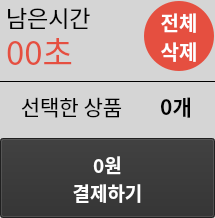
       <widget class="QWidget" name="widget" native="true">
        <property name="geometry">
         <rect>
          <x>544</x>
          <y>796</y>
          <width>215</width>
          <height>218</height>
         </rect>
        </property>
        <property name="styleSheet">
         <string notr="true">background-color: rgb(213, 213, 213);</string>
        </property>
        <widget class="QPushButton" name="payment_admit_btn">
         <property name="geometry">
          <rect>
           <x>0</x>
           <y>138</y>
           <width>215</width>
           <height>80</height>
          </rect>
         </property>
         <property name="font">
          <font>
           <family>Pretendard SemiBold</family>
           <pointsize>14</pointsize>
           <weight>75</weight>
           <bold>true</bold>
          </font>
         </property>
         <property name="focusPolicy">
          <enum>Qt::WheelFocus</enum>
         </property>
         <property name="styleSheet">
          <string notr="true">background-color: rgb(45, 45, 45);
color:white;</string>
         </property>
         <property name="text">
          <string>0원
결제하기</string>
         </property>
         <property name="icon">
          <iconset>
           <normaloff>img/qt자료/insert-card (1).png</normaloff>img/qt자료/insert-card (1).png</iconset>
         </property>
         <property name="iconSize">
          <size>
           <width>40</width>
           <height>40</height>
          </size>
         </property>
        </widget>
        <widget class="QLabel" name="shopping_count_label">
         <property name="geometry">
          <rect>
           <x>0</x>
           <y>90</y>
           <width>143</width>
           <height>31</height>
          </rect>
         </property>
         <property name="font">
          <font>
           <family>Pretendard SemiBold</family>
           <pointsize>16</pointsize>
           <weight>50</weight>
           <italic>false</italic>
           <bold>false</bold>
          </font>
         </property>
         <property name="styleSheet">
          <string notr="true"/>
         </property>
         <property name="text">
          <string>선택한 상품</string>
         </property>
         <property name="alignment">
          <set>Qt::AlignCenter</set>
         </property>
        </widget>
        <widget class="QPushButton" name="all_remove_label">
         <property name="geometry">
          <rect>
           <x>144</x>
           <y>1</y>
           <width>70</width>
           <height>70</height>
          </rect>
         </property>
         <property name="font">
          <font>
           <family>Pretendard ExtraBold</family>
           <pointsize>15</pointsize>
           <weight>75</weight>
           <bold>true</bold>
          </font>
         </property>
         <property name="styleSheet">
          <string notr="true">background-color: rgb(229, 79, 64);
border-radius: 35px;
color:white;</string>
         </property>
         <property name="text">
          <string>전체
삭제</string>
         </property>
        </widget>
        <widget class="QLabel" name="left_time_label">
         <property name="geometry">
          <rect>
           <x>6</x>
           <y>1</y>
           <width>101</width>
           <height>31</height>
          </rect>
         </property>
         <property name="font">
          <font>
           <family>Pretendard SemiBold</family>
           <pointsize>17</pointsize>
           <weight>7</weight>
           <italic>false</italic>
           <bold>false</bold>
          </font>
         </property>
         <property name="styleSheet">
          <string notr="true">font: 63 17pt &quot;Pretendard SemiBold&quot;;</string>
         </property>
         <property name="text">
          <string>남은시간</string>
         </property>
        </widget>
        <widget class="QLabel" name="timer_label">
         <property name="geometry">
          <rect>
           <x>6</x>
           <y>30</y>
           <width>121</width>
           <height>41</height>
          </rect>
         </property>
         <property name="font">
          <font>
           <family>Pretendard ExtraBold</family>
           <pointsize>25</pointsize>
          </font>
         </property>
         <property name="styleSheet">
          <string notr="true">color: rgb(229, 79, 64);
</string>
         </property>
         <property name="text">
          <string>00초</string>
         </property>
        </widget>
        <widget class="QLabel" name="label">
         <property name="geometry">
          <rect>
           <x>140</x>
           <y>90</y>
           <width>72</width>
           <height>31</height>
          </rect>
         </property>
         <property name="font">
          <font>
           <family>Pretendard SemiBold</family>
           <pointsize>16</pointsize>
           <weight>75</weight>
           <bold>true</bold>
          </font>
         </property>
         <property name="styleSheet">
          <string notr="true"/>
         </property>
         <property name="text">
          <string>0개</string>
         </property>
         <property name="alignment">
          <set>Qt::AlignCenter</set>
         </property>
        </widget>
        <widget class="Line" name="line">
         <property name="geometry">
          <rect>
           <x>0</x>
           <y>80</y>
           <width>215</width>
           <height>3</height>
          </rect>
         </property>
         <property name="frameShadow">
          <enum>QFrame::Plain</enum>
         </property>
         <property name="orientation">
          <enum>Qt::Horizontal</enum>
         </property>
        </widget>
       </widget>
